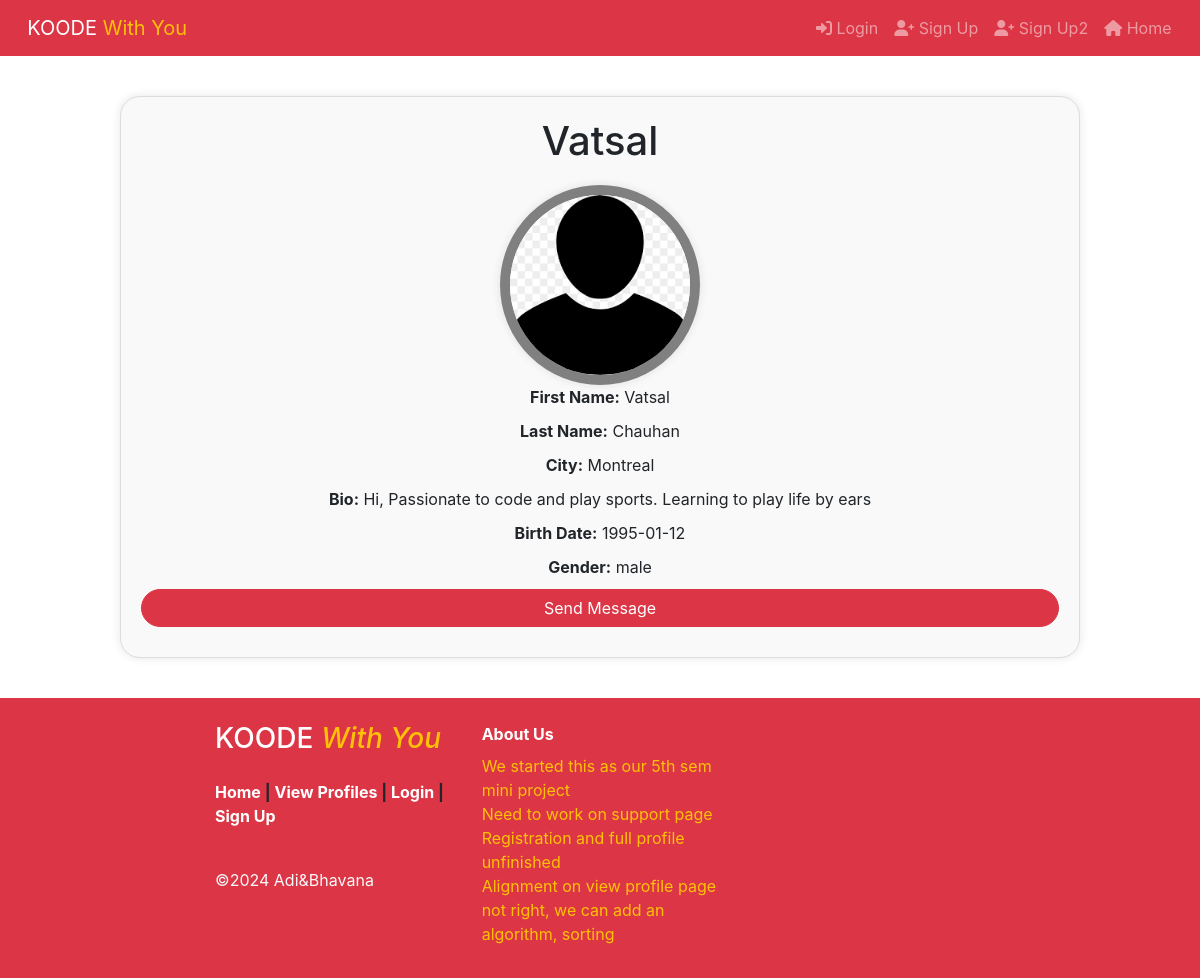
The app's page /full-profile.php?id=1, older data.
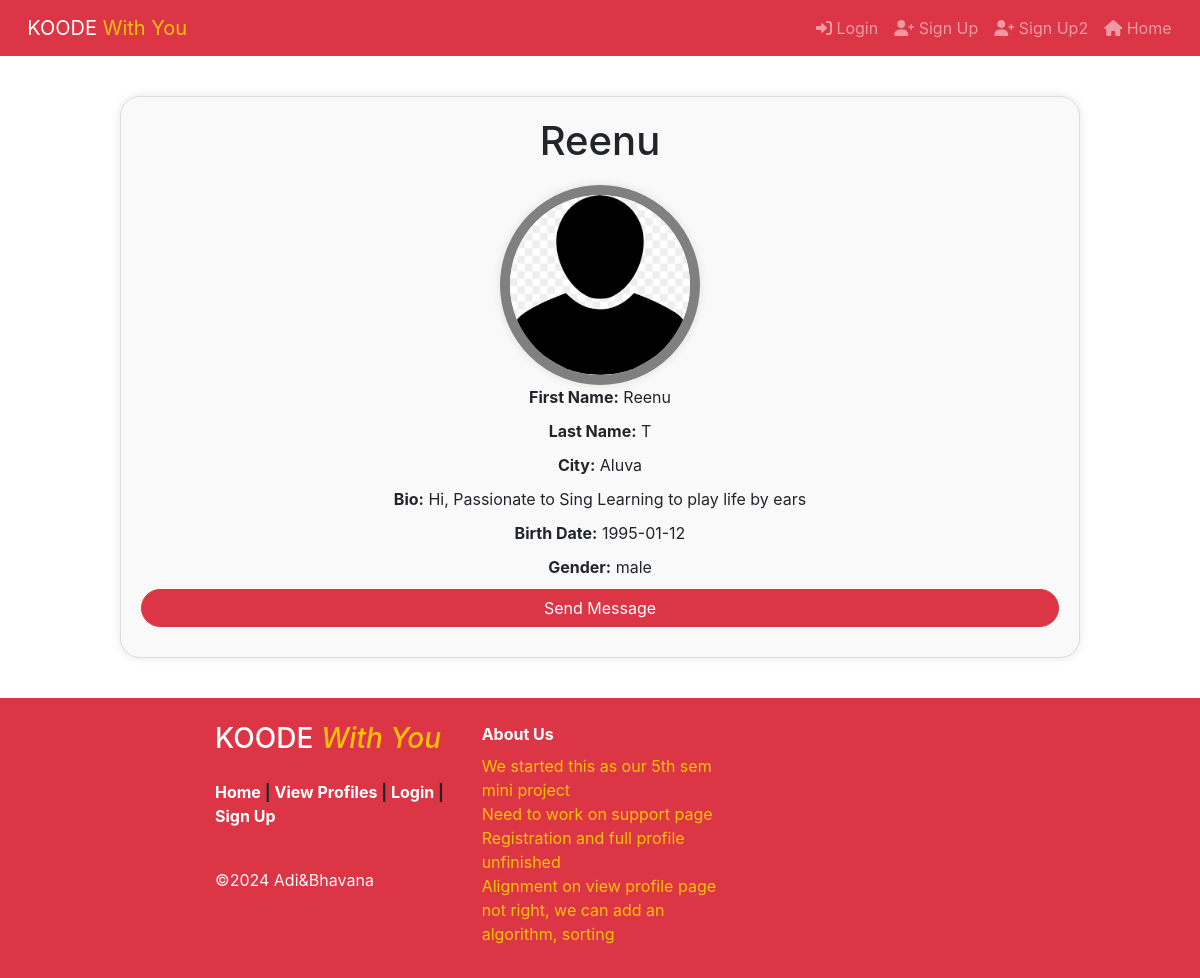
The same page, newer data.
### tables this page shows
CREATE TABLE IF NOT EXISTS `profile` (
  `id` int NOT NULL AUTO_INCREMENT,
  `email` varchar(500) NOT NULL,
  `password` varchar(500) NOT NULL,
  `firstName` varchar(50) NOT NULL,
  `lastName` varchar(50) NOT NULL,
  `city` varchar(50) NOT NULL,
  `bio` varchar(500) NOT NULL,
  `birthDate` date NOT NULL,
  `gender` varchar(50) NOT NULL,
  `hobby` varchar(255) NOT NULL,
  `Job` varchar(255) NOT NULL,
  `Disabled_stats` varchar(10) NOT NULL,
  `imgUrl` text NOT NULL,
  `receive_notification` tinyint(1) NOT NULL DEFAULT '0',
  `Disability` varchar(255) NOT NULL,
  `disabilitytype` varchar(100) NOT NULL,
  `user_role` text NOT NULL,
  `created_date` datetime NOT NULL DEFAULT CURRENT_TIMESTAMP,
  `modified_date` datetime DEFAULT NULL,
  PRIMARY KEY (`id`),
  UNIQUE KEY `email` (`email`)
);

### full-profile.php (the view, shortened to what this page needs)
<html>
    <head>
    <?php include("./includes/header.php") ?>
    <link href="./css/style.css" rel="stylesheet" type="text/css">
    </head>
<body>
<div>
    <?php
    include("./includes/nav-bar.php")
    ?>
    </div>
<?php
$db_host = 'localhost';
$db_username = 'root';
$db_password = '';
$db_name = 'datingdb';
$conn = new mysqli($db_host, $db_username, $db_password, $db_name);
$user_id = $_GET['id'];
$sql = "SELECT * FROM profile WHERE id = '$user_id'";
$result = $conn->query($sql);
if ($result->num_rows > 0) {
    $user = $result->fetch_assoc();
    ?>
    <div class="profile-container" style="border-radius: 20px; overflow: hidden;">
        <h1 class="profile-header"><?php echo $user['firstName']; ?></h1>
        <div class="profile-info">
        <a href="<?php echo $user['imgUrl']; ?>" alt="Profile Pic" onerror="this.src='images/alt.png';" target="_blank">
            <img src="<?php echo $user['imgUrl']; ?>" alt="Profile Pic" onerror="this.src='images/alt.png';">
            </a>
            <p class="profile-field"><strong>First Name:</strong> <?php echo $user['firstName']; ?></p>
            <p class="profile-field"><strong>Last Name:</strong> <?php echo $user['lastName']; ?></p>
            <p class="profile-field"><strong>City:</strong> <?php echo $user['city']; ?></p>
            <p class="profile-field"><strong>Bio:</strong> <?php echo $user['bio']; ?></p>
            <p class="profile-field"><strong>Birth Date:</strong> <?php echo $user['birthDate']; ?></p>
            <p class="profile-field"><strong>Gender:</strong> <?php echo $user['gender']; ?></p>
        </div>
        <div>
        <div class="row mb-10">
                                    <div class="col-md-12 col-sm-12" style="border-radius: 20px; overflow: hidden;">
                                        <a href="./chat-users.php?id=<?= $user_id ?>"
                                           class="btn btn-danger w-100" style="border-radius: 30px; overflow: hidden;">
                                            Send Message
                                        </a>
                                    </div>
                                </div>
        </div>
    </div>
    <?php
} else {
    echo "<p class='error-message'>User not found.</p>";
}
?>
 </body>
<?php include("./includes/footer.php") ?>
 </html>

### includes/header.php (shortened to what this page needs)
<link rel="stylesheet" href="https://stackpath.bootstrapcdn.com/bootstrap/4.4.1/css/bootstrap.min.css"
>
<link rel="stylesheet" href="https://maxcdn.bootstrapcdn.com/font-awesome/4.7.0/css/font-awesome.min.css">

### includes/nav-bar.php (shortened to what this page needs)
<?php
$userId = 0;
?>
<html lang="en">
<head>
    <link href="https://cdnjs.cloudflare.com/ajax/libs/font-awesome/6.0.0-beta3/css/all.min.css" rel="stylesheet">
</head>
<body>
    <header>
        <nav class="navbar navbar-dark bg-danger navbar-expand-sm">
            <a class="navbar-brand" href="./index.php">
               &nbsp; KOODE <span class="text-warning">With You</span>
            </a>
            <div class="collapse navbar-collapse justify-content-end" id="navbar-list-2">
                <ul class="navbar-nav">
                    <?php
                    if ($userId !== 0) {
                        ?>
                        <li class="nav-item dropdown">
                            <a class="nav-link dropdown-toggle" href="#" role="button" data-bs-toggle="dropdown">
                                <i class="fas fa-list" style="font-size: 1.rem;"></i>
                            </a>
                            <ul class="dropdown-menu dropdown-menu-end">
                                <li><a class="dropdown-item" href="./view-profiles.php"><i class="fas fa-magnifying-glass"></i>&nbsp;View Profiles</a></li>
                                <li><a class="dropdown-item" href="./favourite_list.php"><i class="fas fa-heart"></i>&nbsp;Favourite List</a></li>
                                <li><a class="dropdown-item" href="./edit-profile.php"><i class="fas fa-pen-to-square"></i>&nbsp;Edit Profile</a></li>
                                <li></li>
                                <li><a class="dropdown-item" href="./logout.php" style="color:solid red;"><i class="fas fa-arrow-right-from-bracket"></i>&nbsp;<b>LogOut</b></a></li>
                            </ul>
                        </li>
                        <li class="nav-item">
                            <a class="nav-link" href="./chat-users.php?id=<?= $userId ?>">
                            <i class="fas fa-comments" style="font-size: 1.rem;"></i>
                            Messages</a>
                        </li>
                        <?php
                    } else {
                        ?>
                        <li class="nav-item">
                            <a class="nav-link" href="./login.php"><i class="fa-solid fa-right-to-bracket"></i>&nbsp;Login</a>
                        </li>
                        <li class="nav-item">
                            <a class="nav-link" href="./register.php"><i class="fas fa-user-plus"></i>&nbsp;Sign Up</a>
                        </li>
                        <li class="nav-item">
                            <a class="nav-link" href="./register2.php"><i class="fas fa-user-plus"></i>&nbsp;Sign Up2</a>
                        </li>
                        <?php
                    }
                    ?>
                    <li class="nav-item">
                        <a class="nav-link" href="./index.php"><i class="fas fa-home"></i>&nbsp;Home&nbsp;</a>
                    </li>
                </ul>
            </div>
        </nav>
    </header>
</body>
</html>

### includes/footer.php (shortened to what this page needs)
<?php
$userId = 0;
?>
<footer class="mt-10 bg-danger">
    <div class="container">
        <div class="row ">
            <div class="col-md-4 text-center text-md-left ">
                <div class="py-0">
                    <h3 class="my-4 text-white">KOODE<span class="mx-2 font-italic text-warning ">With You</span>
                    </h3>
                    <p class="footer-links font-weight-bold">
                        <a class="text-white" href="./index.php">Home</a>
                        |
                        <a class="text-white" href="./view-profiles.php">View Profiles</a>
                        <?php
                        if ($userId === 0) {
                            ?>
                            |
                            <a class="text-white" href="./login.php">Login</a>
                            |
                            <a class="text-white" href="./register.php">Sign Up</a>
                            <?php
                        } else {
                            ?>
                            |
                            <a class="text-white" href="./edit-profile.php">Edit Profile</a>
                            <?php
                        }
                        ?>
                    </p>
                    <p class="text-light py-4 mb-4">&copy;<?php echo date("Y"); ?> Adi&Bhavana</p>
                </div>
            </div>
 <div class="col-md-4 text-white my-4 text-center text-md-left ">
                <span class=" font-weight-bold ">About Us</span>
                <p class="text-warning my-2">We started this as our 5th sem mini project<br>
                    Need to work on support page<br>
                    Registration and full profile unfinished<br>
                    Alignment on view profile page not right, we can add an algorithm, sorting
                </p>
            </div>
        </div>
    </div>
</footer>

### css/style.css (style rules this page uses)
:root { --input-padding-x: 1.5rem; --input-padding-y: .75rem; }
.mt-10 { margin-top: 10px; }
.mb-10 { margin-bottom: 10px; }
.container { position: relative; max-width: 800px; margin: 0 auto; }

### full-profile.php (style rules this page uses)
img { transition: transform 0.2s ease-in-out; }
.profile-container { width: 80%; margin: 40px auto; padding: 20px; background-color: #f9f9f9; border: 1px solid #ddd; box-shadow: 0 0 10px rgba(0, 0, 0, 0.1); border-radius: 10px; }
.profile-header { text-align: center; margin-bottom: 20px; }
.profile-info { margin-top: 20px; }
.profile-field { margin-bottom: 10px; }
img { width: 200px;height: 200px; border-radius: 50%; border: 10px solid grey; box-shadow: 0 0 10px rgba(0, 0, 0, 0.1); }
.profile-container { text-align: center; }

### includes/nav-bar.php (style rules this page uses)
body { overflow-x: hidden; }

Row changes from the older to the newer data that the page shows:
changed profile "male": firstName "Vatsal" → "Reenu"; lastName "Chauhan" → "T"; city "Montreal" → "Aluva"; bio "Hi, Passionate to code and play sports. Learning to play life by ears" → "Hi, Passionate to Sing Learning to play life by ears"
